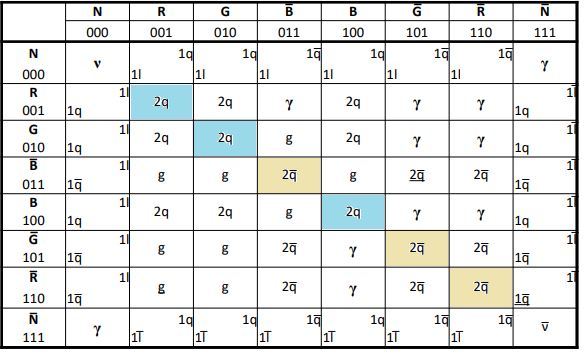
#> input picture doc/fig2.png, 585 x 355 px, found by its file name
$ python _tmp_art.py
#> lines starting #> are read from the running program, lines starting #| are printed output that depends on the picture; after the words box and inside, x2 and y2 are one past the last pixel; in counts of white or black regions, pixels touching at a corner belong together
from PIL import Image
import numpy as np

im = Image.open(r'e:/automaton/doc/fig2.png').convert('L')
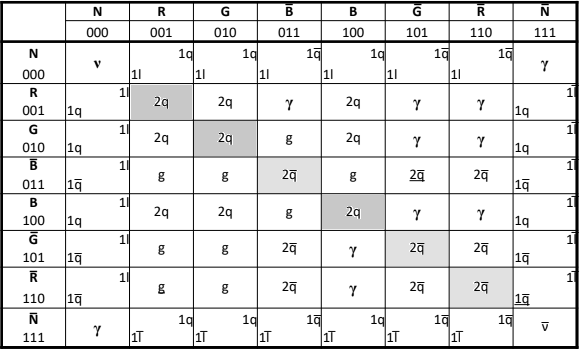
#> im: PIL image 585x355 L; min 0, max 255, mean 228.7
a = np.asarray(im)

colx = {0: (64, 128), 1: (128, 192), 2: (192, 256), 3: (256, 320),
        4: (320, 384), 5: (384, 448), 6: (448, 512), 7: (512, 576)}
rows = [('000', 55, 85), ('001', 90, 120), ('010', 127, 157),
        ('011', 164, 194), ('100', 200, 230), ('101', 237, 267),
        ('110', 278, 308), ('111', 317, 347)]
rowcode = {r[0]: (r[1], r[2]) for r in rows}
THR = 170

def art(name, x0, x1, y0, y1):
    cell = a[y0 + 3:y1 - 3, x0 + 3:x1 - 3]
    bin = (cell < THR).astype(int)
    ys, xs = np.where(bin)
    if len(xs) == 0:
        print(name, ': EMPTY'); return
    xa, xb = xs.min(), xs.max()
    ya, yb = ys.min(), ys.max()
    sub = bin[ya:yb + 1, xa:xb + 1]
    print('---', name, '(bbox %dx%d)' % (sub.shape[1], sub.shape[0]))
    for yy in range(sub.shape[0]):
        print(''.join('#' if sub[yy, xx] else '.' for xx in range(sub.shape[1])))

codes = ['001', '010', '011', '100', '101', '110']
for ci in range(1, 7):
    x0, x1 = colx[ci]
    y0, y1 = rowcode['000']
    art('N_row x %s' % codes[ci - 1], x0, x1, y0, y1)
#> this loop made 6 passes
#> xb in art on passes 1 to 6: 9, 9, 9, 9, 9, 8
#> pass 1, in art, `cell = a[y0 + 3:y1 - 3, x0 + 3:x1 - 3]`:
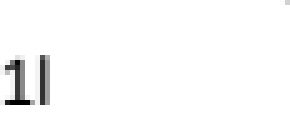
#> cell: shape (24, 58) (shown 5 times larger); min 0, max 255, mean 249.4
#> pass 1, in art, `bin = (cell < THR).astype(int)`:
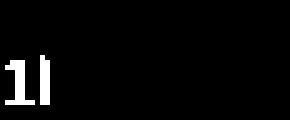
#> bin: shape (24, 58) int64 (shown 5 times larger); values 0 (black) and 1 (white), 3.2% white in thin lines or dots, all inside (x1, y1, x2, y2) = (1, 11, 10, 21)
for ri in range(1, 7):
    x0, x1 = colx[0]
    y0, y1 = rowcode[codes[ri - 1]]
    art('%s x N_col' % codes[ri - 1], x0, x1, y0, y1)
#> this loop made 6 passes
#> pass 1, in art (call 7), `cell = a[y0 + 3:y1 - 3, x0 + 3:x1 - 3]`:
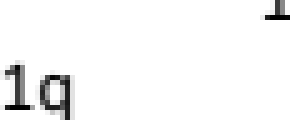
#> cell: shape (24, 58) (shown 5 times larger); min 0, max 255, mean 245.3
#> pass 1, in art (call 7), `bin = (cell < THR).astype(int)`:
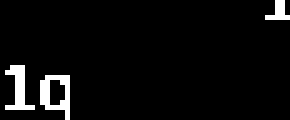
#> bin: shape (24, 58) int64 (shown 5 times larger); values 0 (black) and 1 (white), 4.7% white in thin lines or dots
#> pass 1, in art (call 7), `sub = bin[ya:yb + 1, xa:xb + 1]`:
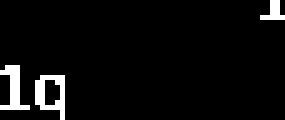
#> sub: shape (24, 57) int64 (shown 5 times larger); values 0 (black) and 1 (white), 4.8% white in thin lines or dots
